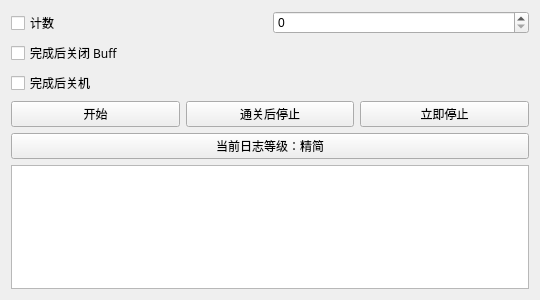
<?xml version="1.0" encoding="UTF-8"?>
<ui version="4.0">
 <class>OnmyojiAssist</class>
 <widget class="QWidget" name="OnmyojiAssist">
  <property name="geometry">
   <rect>
    <x>0</x>
    <y>0</y>
    <width>540</width>
    <height>300</height>
   </rect>
  </property>
  <property name="windowTitle">
   <string>Onmyoji Assist</string>
  </property>
  <layout class="QVBoxLayout" name="verticalLayout">
   <item>
    <layout class="QHBoxLayout" name="horizontalLayout_counter">
     <item>
      <widget class="QCheckBox" name="checkBox_count">
       <property name="font">
        <font>
         <family>微软雅黑</family>
        </font>
       </property>
       <property name="text">
        <string>计数</string>
       </property>
      </widget>
     </item>
     <item>
      <widget class="QSpinBox" name="spinBox_count">
       <property name="maximum">
        <number>99999</number>
       </property>
      </widget>
     </item>
    </layout>
   </item>
   <item>
    <widget class="QCheckBox" name="checkBox_close_buff">
     <property name="enabled">
      <bool>true</bool>
     </property>
     <property name="font">
      <font>
       <family>微软雅黑</family>
      </font>
     </property>
     <property name="text">
      <string>完成后关闭 Buff</string>
     </property>
     <property name="checked">
      <bool>false</bool>
     </property>
    </widget>
   </item>
   <item>
    <widget class="QCheckBox" name="checkBox_shutdown">
     <property name="font">
      <font>
       <family>微软雅黑</family>
      </font>
     </property>
     <property name="text">
      <string>完成后关机</string>
     </property>
    </widget>
   </item>
   <item>
    <layout class="QHBoxLayout" name="horizontalLayout_button">
     <item>
      <widget class="QPushButton" name="pushButton_start">
       <property name="font">
        <font>
         <family>微软雅黑</family>
        </font>
       </property>
       <property name="text">
        <string>开始</string>
       </property>
      </widget>
     </item>
     <item>
      <widget class="QPushButton" name="pushButton_stop_after_finish">
       <property name="font">
        <font>
         <family>微软雅黑</family>
        </font>
       </property>
       <property name="text">
        <string>通关后停止</string>
       </property>
      </widget>
     </item>
     <item>
      <widget class="QPushButton" name="pushButton_stop">
       <property name="font">
        <font>
         <family>微软雅黑</family>
        </font>
       </property>
       <property name="text">
        <string>立即停止</string>
       </property>
      </widget>
     </item>
    </layout>
   </item>
   <item>
    <widget class="QPushButton" name="pushButton_log_level">
     <property name="font">
      <font>
       <family>微软雅黑</family>
      </font>
     </property>
     <property name="text">
      <string>当前日志等级：精简</string>
     </property>
    </widget>
   </item>
   <item>
    <widget class="QTextBrowser" name="textBrowser"/>
   </item>
  </layout>
 </widget>
 <resources/>
 <connections/>
</ui>
